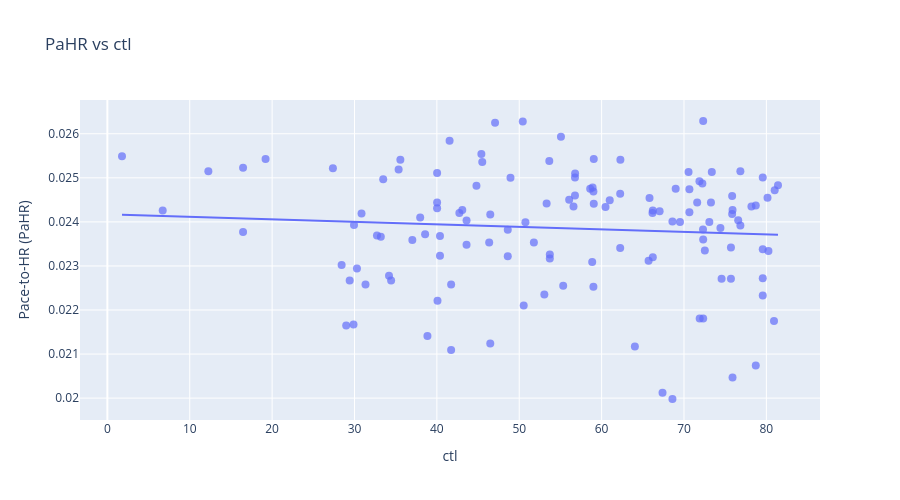
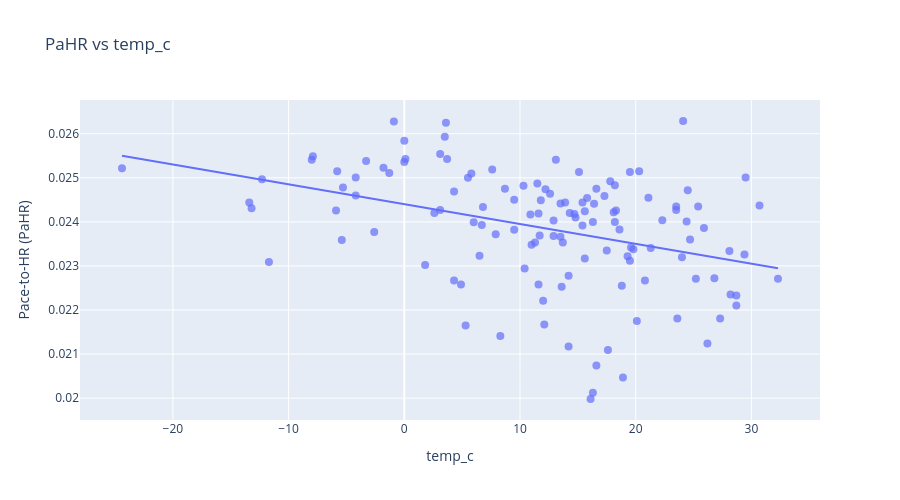

Here is the notebook cell these charts were saved with, in order:
### Code cell
import sqlite3
import pandas as pd
import plotly.express as px
import plotly.graph_objects as go
import ipywidgets as widgets
from IPython.display import display


# --- Step 1: Load data ---
def load_data(db_path):
    conn = sqlite3.connect(db_path)
    query = """
SELECT
    a.id as activity_id,
    a.name,
    a.pahr,
    date(w.time) as activity_date,
    dt.ctl,
    dt.atl,
    dt.tsb,
    dt.total_tss,
    w.temp_c
FROM activities a
JOIN weather w ON w.activity_id = a.id
JOIN daily_training_metrics dt ON dt.date = date(w.time, '-1 day')
WHERE a.pahr IS NOT NULL
  AND dt.ctl > 0
  AND dt.atl > 0
  AND dt.total_tss > 0
  AND tsb != 0
        and a.type = 'Run'
    """
    df = pd.read_sql(query, conn)
    conn.close()
    return df

# --- Step 2: Interactive plot ---
def make_plot(df, x_field):
    fig = px.scatter(df, x=x_field, y='pahr', hover_name='activity_date',
                     labels={'pahr': 'Pace-to-HR (PaHR)', x_field: x_field},
                     title=f"PaHR vs {x_field}",
                     trendline='ols')
    fig.update_traces(marker=dict(size=8, opacity=0.7))
    fig.update_layout(height=500)
    fig.show()

def interactive_scatter(df):
    x_fields = ['ctl', 'atl', 'tsb', 'total_tss', 'temp_c']
    dropdown = widgets.Dropdown(
        options=x_fields,
        value='ctl',
        description='X-axis:',
    )

    def on_change(change):
        if change['type'] == 'change' and change['name'] == 'value':
            make_plot(df, change['new'])

    dropdown.observe(on_change)
    display(dropdown)
    make_plot(df, dropdown.value)

# --- Main ---

df = load_data("strava_data.db")
interactive_scatter(df)
